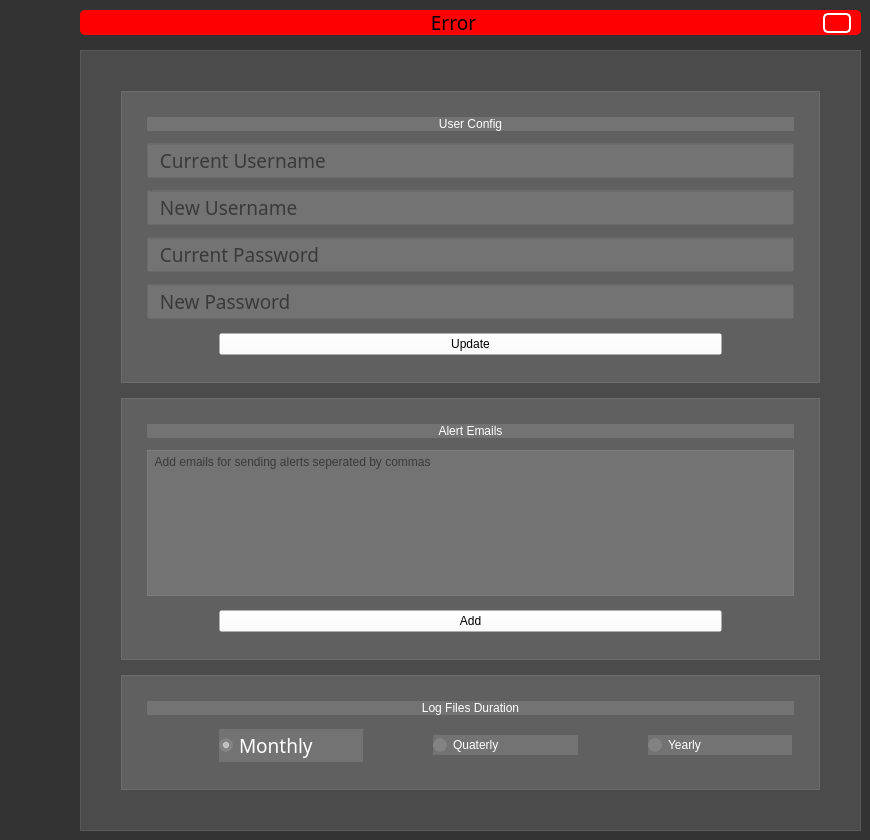
             <widget class="QWidget" name="page_6">
              <property name="styleSheet">
               <string notr="true">background-color: rgb(51, 51, 51);</string>
              </property>
              <widget class="QFrame" name="frame_43">
               <property name="geometry">
                <rect>
                 <x>80</x>
                 <y>50</y>
                 <width>781</width>
                 <height>781</height>
                </rect>
               </property>
               <property name="styleSheet">
                <string notr="true">background-color:rgba(255,255,255,30);</string>
               </property>
               <property name="frameShape">
                <enum>QFrame::StyledPanel</enum>
               </property>
               <property name="frameShadow">
                <enum>QFrame::Raised</enum>
               </property>
               <layout class="QVBoxLayout" name="verticalLayout_3">
                <property name="spacing">
                 <number>15</number>
                </property>
                <property name="leftMargin">
                 <number>40</number>
                </property>
                <property name="topMargin">
                 <number>40</number>
                </property>
                <property name="rightMargin">
                 <number>40</number>
                </property>
                <property name="bottomMargin">
                 <number>40</number>
                </property>
                <item>
                 <widget class="QFrame" name="frame_119">
                  <property name="styleSheet">
                   <string notr="true">background-color:rgba(255,255,255,30);</string>
                  </property>
                  <property name="frameShape">
                   <enum>QFrame::StyledPanel</enum>
                  </property>
                  <property name="frameShadow">
                   <enum>QFrame::Raised</enum>
                  </property>
                  <layout class="QVBoxLayout" name="verticalLayout_9">
                   <property name="spacing">
                    <number>12</number>
                   </property>
                   <property name="leftMargin">
                    <number>25</number>
                   </property>
                   <property name="topMargin">
                    <number>25</number>
                   </property>
                   <property name="rightMargin">
                    <number>25</number>
                   </property>
                   <property name="bottomMargin">
                    <number>25</number>
                   </property>
                   <item>
                    <widget class="QLabel" name="label_118">
                     <property name="maximumSize">
                      <size>
                       <width>16777215</width>
                       <height>40</height>
                      </size>
                     </property>
                     <property name="text">
                      <string>&lt;html&gt;&lt;head/&gt;&lt;body&gt;&lt;p align=&quot;center&quot;&gt;&lt;span style=&quot; color:#ffffff;&quot;&gt;User Config&lt;/span&gt;&lt;/p&gt;&lt;/body&gt;&lt;/html&gt;</string>
                     </property>
                     <property name="margin">
                      <number>5</number>
                     </property>
                    </widget>
                   </item>
                   <item>
                    <widget class="QLineEdit" name="current_username">
                     <property name="minimumSize">
                      <size>
                       <width>0</width>
                       <height>0</height>
                      </size>
                     </property>
                     <property name="maximumSize">
                      <size>
                       <width>16777215</width>
                       <height>16777215</height>
                      </size>
                     </property>
                     <property name="font">
                      <font>
                       <family>Bahnschrift Light Condensed</family>
                       <pointsize>14</pointsize>
                       <weight>3</weight>
                       <italic>false</italic>
                       <bold>false</bold>
                       <kerning>false</kerning>
                      </font>
                     </property>
                     <property name="autoFillBackground">
                      <bool>false</bool>
                     </property>
                     <property name="styleSheet">
                      <string notr="true"/>
                     </property>
                     <property name="text">
                      <string/>
                     </property>
                     <property name="maxLength">
                      <number>35</number>
                     </property>
                     <property name="placeholderText">
                      <string>  Current Username</string>
                     </property>
                    </widget>
                   </item>
                   <item>
                    <widget class="QLineEdit" name="new_username">
                     <property name="minimumSize">
                      <size>
                       <width>0</width>
                       <height>0</height>
                      </size>
                     </property>
                     <property name="maximumSize">
                      <size>
                       <width>16777215</width>
                       <height>16777215</height>
                      </size>
                     </property>
                     <property name="font">
                      <font>
                       <family>Bahnschrift Light Condensed</family>
                       <pointsize>14</pointsize>
                       <weight>3</weight>
                       <italic>false</italic>
                       <bold>false</bold>
                       <kerning>false</kerning>
                      </font>
                     </property>
                     <property name="autoFillBackground">
                      <bool>false</bool>
                     </property>
                     <property name="styleSheet">
                      <string notr="true"/>
                     </property>
                     <property name="text">
                      <string/>
                     </property>
                     <property name="maxLength">
                      <number>35</number>
                     </property>
                     <property name="placeholderText">
                      <string>  New Username</string>
                     </property>
                    </widget>
                   </item>
                   <item>
                    <widget class="QLineEdit" name="current_password">
                     <property name="minimumSize">
                      <size>
                       <width>0</width>
                       <height>0</height>
                      </size>
                     </property>
                     <property name="maximumSize">
                      <size>
                       <width>16777215</width>
                       <height>16777215</height>
                      </size>
                     </property>
                     <property name="font">
                      <font>
                       <family>Bahnschrift Light Condensed</family>
                       <pointsize>14</pointsize>
                       <weight>3</weight>
                       <italic>false</italic>
                       <bold>false</bold>
                      </font>
                     </property>
                     <property name="styleSheet">
                      <string notr="true"/>
                     </property>
                     <property name="maxLength">
                      <number>32767</number>
                     </property>
                     <property name="frame">
                      <bool>true</bool>
                     </property>
                     <property name="echoMode">
                      <enum>QLineEdit::Password</enum>
                     </property>
                     <property name="placeholderText">
                      <string>  Current Password</string>
                     </property>
                    </widget>
                   </item>
                   <item>
                    <widget class="QLineEdit" name="new_password">
                     <property name="minimumSize">
                      <size>
                       <width>0</width>
                       <height>0</height>
                      </size>
                     </property>
                     <property name="maximumSize">
                      <size>
                       <width>16777215</width>
                       <height>16777215</height>
                      </size>
                     </property>
                     <property name="font">
                      <font>
                       <family>Bahnschrift Light Condensed</family>
                       <pointsize>14</pointsize>
                       <weight>3</weight>
                       <italic>false</italic>
                       <bold>false</bold>
                      </font>
                     </property>
                     <property name="styleSheet">
                      <string notr="true"/>
                     </property>
                     <property name="maxLength">
                      <number>32767</number>
                     </property>
                     <property name="frame">
                      <bool>true</bool>
                     </property>
                     <property name="echoMode">
                      <enum>QLineEdit::Password</enum>
                     </property>
                     <property name="placeholderText">
                      <string>  New Password</string>
                     </property>
                    </widget>
                   </item>
                   <item>
                    <widget class="QFrame" name="frame_120">
                     <property name="styleSheet">
                      <string notr="true">background-color:rgba(255,255,255,0);</string>
                     </property>
                     <property name="frameShape">
                      <enum>QFrame::StyledPanel</enum>
                     </property>
                     <property name="frameShadow">
                      <enum>QFrame::Raised</enum>
                     </property>
                     <layout class="QVBoxLayout" name="verticalLayout_131">
                      <property name="spacing">
                       <number>0</number>
                      </property>
                      <property name="leftMargin">
                       <number>0</number>
                      </property>
                      <property name="topMargin">
                       <number>0</number>
                      </property>
                      <property name="rightMargin">
                       <number>0</number>
                      </property>
                      <property name="bottomMargin">
                       <number>0</number>
                      </property>
                      <item>
                       <widget class="QFrame" name="frame_121">
                        <property name="frameShape">
                         <enum>QFrame::StyledPanel</enum>
                        </property>
                        <property name="frameShadow">
                         <enum>QFrame::Raised</enum>
                        </property>
                        <layout class="QHBoxLayout" name="horizontalLayout_127">
                         <property name="spacing">
                          <number>0</number>
                         </property>
                         <property name="leftMargin">
                          <number>0</number>
                         </property>
                         <property name="topMargin">
                          <number>0</number>
                         </property>
                         <property name="rightMargin">
                          <number>0</number>
                         </property>
                         <property name="bottomMargin">
                          <number>0</number>
                         </property>
                         <item>
                          <spacer name="horizontalSpacer_49">
                           <property name="orientation">
                            <enum>Qt::Horizontal</enum>
                           </property>
                           <property name="sizeType">
                            <enum>QSizePolicy::Fixed</enum>
                           </property>
                           <property name="sizeHint" stdset="0">
                            <size>
                             <width>70</width>
                             <height>20</height>
                            </size>
                           </property>
                          </spacer>
                         </item>
                         <item>
                          <widget class="QPushButton" name="update_user_config_button">
                           <property name="cursor">
                            <cursorShape>PointingHandCursor</cursorShape>
                           </property>
                           <property name="autoFillBackground">
                            <bool>false</bool>
                           </property>
                           <property name="text">
                            <string>Update</string>
                           </property>
                          </widget>
                         </item>
                         <item>
                          <spacer name="horizontalSpacer_50">
                           <property name="orientation">
                            <enum>Qt::Horizontal</enum>
                           </property>
                           <property name="sizeType">
                            <enum>QSizePolicy::Fixed</enum>
                           </property>
                           <property name="sizeHint" stdset="0">
                            <size>
                             <width>70</width>
                             <height>20</height>
                            </size>
                           </property>
                          </spacer>
                         </item>
                        </layout>
                       </widget>
                      </item>
                     </layout>
                    </widget>
                   </item>
                  </layout>
                 </widget>
                </item>
                <item>
                 <widget class="QFrame" name="frame_112">
                  <property name="styleSheet">
                   <string notr="true">background-color:rgba(255,255,255,30);</string>
                  </property>
                  <property name="frameShape">
                   <enum>QFrame::StyledPanel</enum>
                  </property>
                  <property name="frameShadow">
                   <enum>QFrame::Raised</enum>
                  </property>
                  <layout class="QVBoxLayout" name="verticalLayout_129">
                   <property name="spacing">
                    <number>12</number>
                   </property>
                   <property name="leftMargin">
                    <number>25</number>
                   </property>
                   <property name="topMargin">
                    <number>25</number>
                   </property>
                   <property name="rightMargin">
                    <number>25</number>
                   </property>
                   <property name="bottomMargin">
                    <number>25</number>
                   </property>
                   <item>
                    <widget class="QLabel" name="label_117">
                     <property name="maximumSize">
                      <size>
                       <width>16777215</width>
                       <height>40</height>
                      </size>
                     </property>
                     <property name="text">
                      <string>&lt;html&gt;&lt;head/&gt;&lt;body&gt;&lt;p align=&quot;center&quot;&gt;&lt;span style=&quot; color:#ffffff;&quot;&gt;Alert Emails&lt;/span&gt;&lt;/p&gt;&lt;/body&gt;&lt;/html&gt;</string>
                     </property>
                     <property name="margin">
                      <number>5</number>
                     </property>
                    </widget>
                   </item>
                   <item>
                    <widget class="QTextEdit" name="email_address_area_4">
                     <property name="placeholderText">
                      <string> Add emails for sending alerts seperated by commas</string>
                     </property>
                    </widget>
                   </item>
                   <item>
                    <widget class="QFrame" name="frame_117">
                     <property name="styleSheet">
                      <string notr="true">background-color:rgba(255,255,255,0);</string>
                     </property>
                     <property name="frameShape">
                      <enum>QFrame::StyledPanel</enum>
                     </property>
                     <property name="frameShadow">
                      <enum>QFrame::Raised</enum>
                     </property>
                     <layout class="QVBoxLayout" name="verticalLayout_130">
                      <property name="spacing">
                       <number>0</number>
                      </property>
                      <property name="leftMargin">
                       <number>0</number>
                      </property>
                      <property name="topMargin">
                       <number>0</number>
                      </property>
                      <property name="rightMargin">
                       <number>0</number>
                      </property>
                      <property name="bottomMargin">
                       <number>0</number>
                      </property>
                      <item>
                       <widget class="QFrame" name="frame_118">
                        <property name="frameShape">
                         <enum>QFrame::StyledPanel</enum>
                        </property>
                        <property name="frameShadow">
                         <enum>QFrame::Raised</enum>
                        </property>
                        <layout class="QHBoxLayout" name="horizontalLayout_126">
                         <property name="spacing">
                          <number>0</number>
                         </property>
                         <property name="leftMargin">
                          <number>0</number>
                         </property>
                         <property name="topMargin">
                          <number>0</number>
                         </property>
                         <property name="rightMargin">
                          <number>0</number>
                         </property>
                         <property name="bottomMargin">
                          <number>0</number>
                         </property>
                         <item>
                          <spacer name="horizontalSpacer_47">
                           <property name="orientation">
                            <enum>Qt::Horizontal</enum>
                           </property>
                           <property name="sizeType">
                            <enum>QSizePolicy::Fixed</enum>
                           </property>
                           <property name="sizeHint" stdset="0">
                            <size>
                             <width>70</width>
                             <height>20</height>
                            </size>
                           </property>
                          </spacer>
                         </item>
                         <item>
                          <widget class="QPushButton" name="add_email_address_button_4">
                           <property name="cursor">
                            <cursorShape>PointingHandCursor</cursorShape>
                           </property>
                           <property name="text">
                            <string>Add</string>
                           </property>
                          </widget>
                         </item>
                         <item>
                          <spacer name="horizontalSpacer_48">
                           <property name="orientation">
                            <enum>Qt::Horizontal</enum>
                           </property>
                           <property name="sizeType">
                            <enum>QSizePolicy::Fixed</enum>
                           </property>
                           <property name="sizeHint" stdset="0">
                            <size>
                             <width>70</width>
                             <height>20</height>
                            </size>
                           </property>
                          </spacer>
                         </item>
                        </layout>
                       </widget>
                      </item>
                     </layout>
                    </widget>
                   </item>
                  </layout>
                 </widget>
                </item>
                <item>
                 <widget class="QFrame" name="frame_106">
                  <property name="styleSheet">
                   <string notr="true">background-color:rgba(255,255,255,30);</string>
                  </property>
                  <property name="frameShape">
                   <enum>QFrame::StyledPanel</enum>
                  </property>
                  <property name="frameShadow">
                   <enum>QFrame::Raised</enum>
                  </property>
                  <layout class="QVBoxLayout" name="verticalLayout_119">
                   <property name="spacing">
                    <number>12</number>
                   </property>
                   <property name="leftMargin">
                    <number>25</number>
                   </property>
                   <property name="topMargin">
                    <number>25</number>
                   </property>
                   <property name="rightMargin">
                    <number>25</number>
                   </property>
                   <property name="bottomMargin">
                    <number>25</number>
                   </property>
                   <item>
                    <widget class="QLabel" name="label_112">
                     <property name="maximumSize">
                      <size>
                       <width>16777215</width>
                       <height>40</height>
                      </size>
                     </property>
                     <property name="text">
                      <string>&lt;html&gt;&lt;head/&gt;&lt;body&gt;&lt;p align=&quot;center&quot;&gt;&lt;span style=&quot; color:#ffffff;&quot;&gt;Log Files Duration&lt;/span&gt;&lt;/p&gt;&lt;/body&gt;&lt;/html&gt;</string>
                     </property>
                     <property name="margin">
                      <number>5</number>
                     </property>
                    </widget>
                   </item>
                   <item>
                    <widget class="QFrame" name="frame_107">
                     <property name="styleSheet">
                      <string notr="true">background-color:rgba(255,255,255,0);</string>
                     </property>
                     <property name="frameShape">
                      <enum>QFrame::StyledPanel</enum>
                     </property>
                     <property name="frameShadow">
                      <enum>QFrame::Raised</enum>
                     </property>
                     <layout class="QVBoxLayout" name="verticalLayout_122">
                      <property name="spacing">
                       <number>0</number>
                      </property>
                      <property name="leftMargin">
                       <number>0</number>
                      </property>
                      <property name="topMargin">
                       <number>0</number>
                      </property>
                      <property name="rightMargin">
                       <number>0</number>
                      </property>
                      <property name="bottomMargin">
                       <number>0</number>
                      </property>
                      <item>
                       <widget class="QFrame" name="frame_108">
                        <property name="frameShape">
                         <enum>QFrame::StyledPanel</enum>
                        </property>
                        <property name="frameShadow">
                         <enum>QFrame::Raised</enum>
                        </property>
                        <layout class="QHBoxLayout" name="horizontalLayout_122">
                         <property name="spacing">
                          <number>0</number>
                         </property>
                         <property name="leftMargin">
                          <number>0</number>
                         </property>
                         <property name="topMargin">
                          <number>0</number>
                         </property>
                         <property name="rightMargin">
                          <number>0</number>
                         </property>
                         <property name="bottomMargin">
                          <number>0</number>
                         </property>
                         <item>
                          <spacer name="horizontalSpacer_38">
                           <property name="orientation">
                            <enum>Qt::Horizontal</enum>
                           </property>
                           <property name="sizeType">
                            <enum>QSizePolicy::Fixed</enum>
                           </property>
                           <property name="sizeHint" stdset="0">
                            <size>
                             <width>70</width>
                             <height>20</height>
                            </size>
                           </property>
                          </spacer>
                         </item>
                         <item>
                          <widget class="QRadioButton" name="monthly">
                           <property name="font">
                            <font>
                             <family>Bahnschrift Light Condensed</family>
                             <pointsize>14</pointsize>
                             <weight>3</weight>
                             <italic>false</italic>
                             <bold>false</bold>
                             <stylestrategy>PreferDefault</stylestrategy>
                            </font>
                           </property>
                           <property name="contextMenuPolicy">
                            <enum>Qt::DefaultContextMenu</enum>
                           </property>
                           <property name="layoutDirection">
                            <enum>Qt::LeftToRight</enum>
                           </property>
                           <property name="styleSheet">
                            <string notr="true">background-color:rgba(255,255,255,30);
color: rgb(255, 255, 255);</string>
                           </property>
                           <property name="text">
                            <string>Monthly</string>
                           </property>
                           <property name="checked">
                            <bool>true</bool>
                           </property>
                          </widget>
                         </item>
                         <item>
                          <spacer name="horizontalSpacer_39">
                           <property name="orientation">
                            <enum>Qt::Horizontal</enum>
                           </property>
                           <property name="sizeType">
                            <enum>QSizePolicy::Fixed</enum>
                           </property>
                           <property name="sizeHint" stdset="0">
                            <size>
                             <width>70</width>
                             <height>20</height>
                            </size>
                           </property>
                          </spacer>
                         </item>
                         <item>
                          <widget class="QRadioButton" name="quaterly">
                           <property name="styleSheet">
                            <string notr="true">background-color:rgba(255,255,255,30);
color: rgb(255, 255, 255);</string>
                           </property>
                           <property name="text">
                            <string>Quaterly</string>
                           </property>
                           <property name="checked">
                            <bool>false</bool>
                           </property>
                          </widget>
                         </item>
                         <item>
                          <spacer name="horizontalSpacer_40">
                           <property name="orientation">
                            <enum>Qt::Horizontal</enum>
                           </property>
                           <property name="sizeType">
                            <enum>QSizePolicy::Fixed</enum>
                           </property>
                           <property name="sizeHint" stdset="0">
                            <size>
                             <width>70</width>
                             <height>20</height>
                            </size>
                           </property>
                          </spacer>
                         </item>
                         <item>
                          <widget class="QRadioButton" name="yearly">
                           <property name="styleSheet">
                            <string notr="true">background-color:rgba(255,255,255,30);
color: rgb(255, 255, 255);</string>
                           </property>
                           <property name="text">
                            <string>Yearly</string>
                           </property>
                          </widget>
                         </item>
                        </layout>
                       </widget>
                      </item>
                     </layout>
                    </widget>
                   </item>
                  </layout>
                 </widget>
                </item>
               </layout>
              </widget>
              <widget class="QFrame" name="error_popup_2">
               <property name="geometry">
                <rect>
                 <x>80</x>
                 <y>10</y>
                 <width>781</width>
                 <height>25</height>
                </rect>
               </property>
               <property name="maximumSize">
                <size>
                 <width>16777215</width>
                 <height>16777215</height>
                </size>
               </property>
               <property name="styleSheet">
                <string notr="true">border-radius: 5px;
background-color: rgb(255, 0, 0);
</string>
               </property>
               <property name="frameShape">
                <enum>QFrame::StyledPanel</enum>
               </property>
               <property name="frameShadow">
                <enum>QFrame::Raised</enum>
               </property>
               <layout class="QHBoxLayout" name="horizontalLayout_10">
                <property name="spacing">
                 <number>6</number>
                </property>
                <property name="leftMargin">
                 <number>10</number>
                </property>
                <property name="topMargin">
                 <number>3</number>
                </property>
                <property name="rightMargin">
                 <number>10</number>
                </property>
                <property name="bottomMargin">
                 <number>3</number>
                </property>
                <item>
                 <widget class="QLabel" name="error_text_2">
                  <property name="minimumSize">
                   <size>
                    <width>300</width>
                    <height>0</height>
                   </size>
                  </property>
                  <property name="font">
                   <font>
                    <family>Bahnschrift Light Condensed</family>
                    <pointsize>14</pointsize>
                    <weight>3</weight>
                    <italic>false</italic>
                    <bold>false</bold>
                   </font>
                  </property>
                  <property name="styleSheet">
                   <string notr="true">border-style: none;
background-color: rgb(255, 0, 0);
border-radius: 5px;</string>
                  </property>
                  <property name="text">
                   <string>Error</string>
                  </property>
                  <property name="alignment">
                   <set>Qt::AlignCenter</set>
                  </property>
                 </widget>
                </item>
                <item>
                 <widget class="QPushButton" name="cancel_error_popup_2">
                  <property name="minimumSize">
                   <size>
                    <width>0</width>
                    <height>20</height>
                   </size>
                  </property>
                  <property name="maximumSize">
                   <size>
                    <width>28</width>
                    <height>35</height>
                   </size>
                  </property>
                  <property name="styleSheet">
                   <string notr="true">QPushButton {
	border-radius: 5px;
	border-image: url(:/newPrefix/cancel.png);
	background-position: center;
	border-style: solid;
	border-color: white;
	border-width: 2px;
	
	

}

QPushButton:hover {
	
	background-color: rgb(50, 50, 50);
	color:rgb(202, 202, 202);
}

QPushButton:pressed {
	
	background-color: rgb(34, 34, 34);
	color:rgb(202, 202, 202);
	border: 2px solid rgb(55,55,55)
}</string>
                  </property>
                  <property name="text">
                   <string/>
                  </property>
                 </widget>
                </item>
               </layout>
              </widget>
             </widget>
